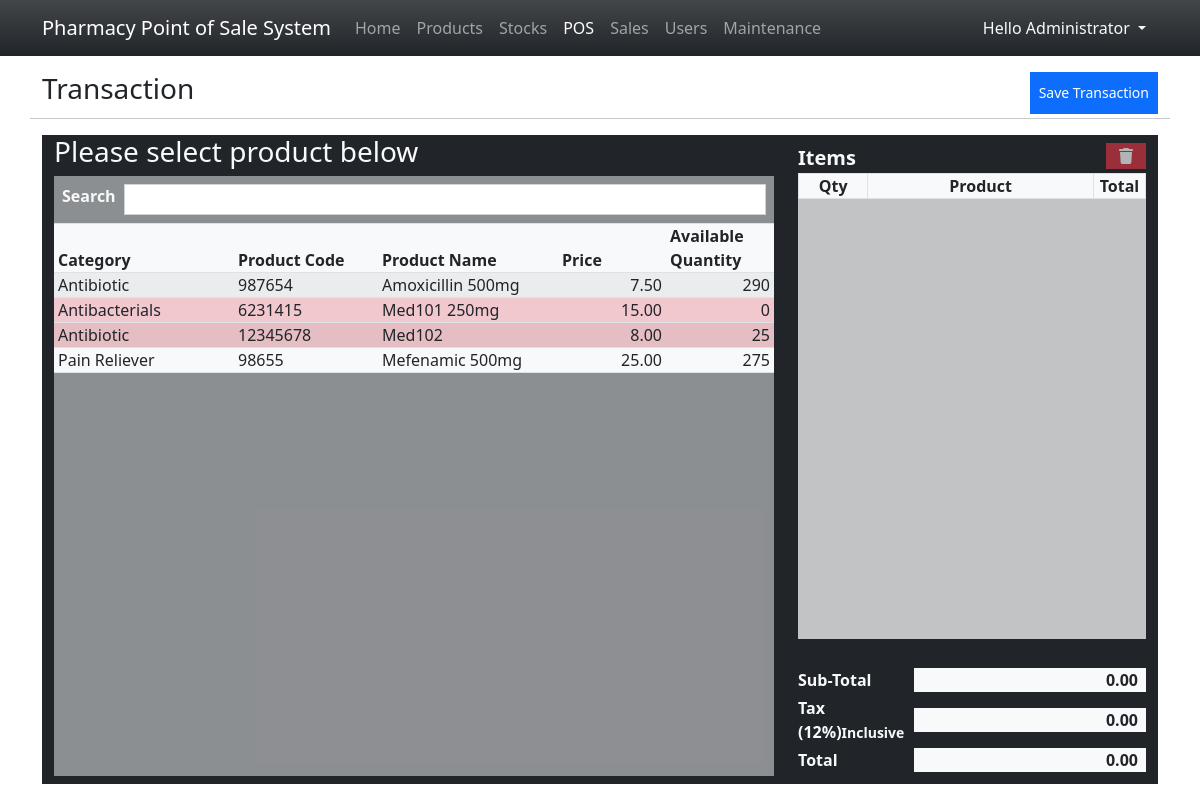
Screenshot of /?page=sales (signed in) with the database file from the repository.
### tables this page shows
CREATE TABLE `product_list` (
            `product_id` INTEGER NOT NULL PRIMARY KEY AUTOINCREMENT,
            `product_code` TEXT NOT NULL,
            `category_id` INTEGER NOT NULL,
            `name` TEXT NOT NULL,
            `description` TEXT NOT NULL,
            `price` REAL NOT NULL DEFAULT 0,
            `status` INTEGER NOT NULL DEFAULT 1,
            FOREIGN KEY(`category_id`) REFERENCES `category_list`(`category_id`) ON DELETE CASCADE
        );

CREATE TABLE `category_list` (
            `category_id` INTEGER NOT NULL PRIMARY KEY AUTOINCREMENT,
            `name` TEXT NOT NULL,
            `description` TEXT NOT NULL,
            `status` INTEGER NOT NULL DEFAULT 1
        );

### sales.php (the view, shortened to what this page needs)
<div class="w-100 h-100 d-flex flex-column">
    <div class="row">
        <div class="col-8">
            <h3>Transaction</h3>
        </div>
        <div class="col-4 d-flex justify-content-end">
            <button class="btn btn-sm btn-primary rounded-0 " id="transaction-save-btn" type="button">Save Transaction</button>
        </div>
        <hr>
    </div>
    <div class="col-12 flex-grow-1">
    <form action="" class="h-100" id="transaction-form">
        <div class="w-100 h-100 mx-0 row row-cols-2 bg-dark">
            <div class="col-8 h-100 pb-2 d-flex flex-column">
                <div>
                    <h3 class="text-light">Please select product below</h3>
                </div>
                <div class="flex-grow-1 d-flex flex-column bg-light bg-opacity-50">
                    <div class="form-group py-2 d-flex border-bottom">
                        <label for="search" class="col-auto px-2 fw-bolder text-light">Search</label>
                        <div class="flex-grow-1 col-auto pe-2">
                            <input type="text" autocomplete="off" class="form-control form-control-sm rounded-0" id="search">
                        </div>
                    </div>
                    <div>
                        <table class="table table-hover table-striped bg-light mb-0">
                            <colgroup>
                                <col width="25%">
                                <col width="20%">
                                <col width="25%">
                                <col width="15%">
                                <col width="15%">
                            </colgroup>
                            <thead>
                                <tr>
                                    <th class="py-0 px-1">Category</th>
                                    <th class="py-0 px-1">Product Code</th>
                                    <th class="py-0 px-1">Product Name</th>
                                    <th class="py-0 px-1">Price</th>
                                    <th class="py-0 px-1">Available Quantity</th>
                                </tr>
                            </thead>
                        </table>
                    </div>
                    <div class="flex-grow-1" >
                        <div class="h-100 overflow-auto" style="height:60vh !important ">
                            <table class="table table-hover table-striped bg-light" id="plist">
                                <colgroup>
                                    <col width="25%">
                                    <col width="20%">
                                    <col width="25%">
                                    <col width="15%">
                                    <col width="15%">
                                </colgroup>
                                <tbody>
                                <?php
                                $sql = "SELECT p.*,c.name as cname FROM `product_list` p inner join `category_list` c on p.category_id = c.category_id where p.status = 1 order by `name` asc";
                                $qry = $conn->query($sql);
                                while($row = $qry->fetchArray()):
                                    $stock_in = $conn->query("SELECT sum(quantity) as `total` FROM `stock_list` where strftime('%s',`expiry_date` || '23:59:59') >= strftime('%s',CURRENT_TIMESTAMP) and product_id = '{$row['product_id']}' ")->fetchArray()['total'];
                                    $stock_out = $conn->query("SELECT sum(quantity) as `total` FROM `transaction_items` where product_id = '{$row['product_id']}' ")->fetchArray()['total'];
                                    $stock_in = $stock_in > 0 ? $stock_in : 0;
                                    $stock_out = $stock_out > 0 ? $stock_out : 0;
                                    $qty = $stock_in-$stock_out;
                                    $qty = $qty > 0 ? $qty : 0;
                                ?>
                                <tr class="item <?php echo $qty < 50? "bg-danger bg-opacity-25":'' ?>" data-id="<?php echo $row['product_id'] ?>">
                                    <td class="td py-0 px-1 pname"><?php echo $row['cname'] ?></td>
                                    <td class="td py-0 px-1 pcode"><?php echo $row['product_code'] ?></td>
                                    <td class="td py-0 px-1 name"><?php echo $row['name'] ?></td>
                                    <td class="td py-0 px-1 text-end price"><?php echo number_format($row['price'],2) ?></td>
                                    <td class="td py-0 px-1 text-end qty"><?php echo $qty ?></td>
                                </tr>
                                <?php endwhile; ?>
                                </tbody>
                            </table>
                        </div>
                    </div>
                </div>
            </div>
            <div class="col-4 h-100 py-2">
                <div class="h-100 d-flex flex-column">
                    <div class="w-100 flex-grow-1">
                        <div class="h-100 d-flex w-100 flex-column">
                            <div class="d-flex">
                            <div class="fs-5 fw-bolder text-light flex-grow-1">Items</div>
                            <div class="col-auto">
                                <button class="btn btn-danger rounded-0 py-0" type="button" id="remove-item" disabled onclick="remove_item()"><i class="fa fa-trash"></i></button>
                            </div>
                            </div>
                            <div>
                                <table class="table table-hover table-bordered table-striped bg-light m-0">
                                    <colgroup>
                                        <col width="20%">
                                        <col width="65%">
                                        <col width="15%">
                                    </colgroup>
                                    <thead>
                                        <th class="py-0 px-1 text-center">Qty</th>
                                        <th class="py-0 px-1 text-center">Product</th>
                                        <th class="py-0 px-1 text-center">Total</th>
                                    </thead>
                                </table>
                            </div>
                            <div class="flex-grow-1">
                                <div style="height:55vh !important" class="overflow-auto bg-light bg-opacity-75">
                                </div>
                            </div>
                            <div class="pt-2">
                                <div class="w-100 mx-0 d-flex pb-1">
                                    <div class="col-4 pe-2 fs-6 fw-bolder text-light">Sub-Total</div>
                                    <div class="flex-grow-1 bg-light fs-6 fw-bolder text-end px-2" id="subTotal">0.00</div>
                                </div>
                                <div class="w-100 mx-0 d-flex pb-1 align-items-center">
                                    <div class="col-4 pe-2 fs-6 fw-bolder text-light">Tax (12%)<small>Inclusive</small></div>
                                    <div class="flex-grow-1 bg-light fs-6 fw-bolder text-end px-2" id="tax">0.00</div>
                                </div>
                                <div class="w-100 mx-0 d-flex pb-1">
                                    <div class="col-4 pe-2 fs-6 fw-bolder text-light">Total</div>
                                    <div class="flex-grow-1 bg-light fs-6 fw-bolder text-end px-2" id="total">0.00</div>
                                </div>
                            </div>
                        </div>
                    </div>
                </div>
            </div>
        </div>
    </form>
    </div>
</div>

### index.php (style rules this page uses)
:root { --bs-success-rgb:71, 222, 152 !important; }
html,body { height:100%; width:100%; }

### sales.php (style rules this page uses)
#plist .item,#item-list tr { cursor:pointer }

### rows the page displays
product_list: category.name "Antibiotic", product_code "987654", name "Amoxicillin 500mg", price "7.50", qty "290"
product_list: category.name "Antibacterials", product_code "6231415", name "Med101 250mg", price "15.00", qty "0"
product_list: category.name "Antibiotic", product_code "12345678", name "Med102", price "8.00", qty "25"
product_list: category.name "Pain Reliever", product_code "98655", name "Mefenamic 500mg", price "25.00", qty "275"

### other values shown
$_SESSION['fullname'] "Administrator"
